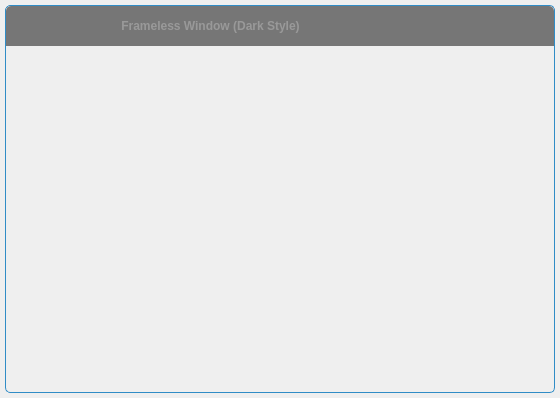
<?xml version="1.0" encoding="UTF-8"?>
<ui version="4.0">
 <class>FramelessWindow</class>
 <widget class="QWidget" name="FramelessWindow">
  <property name="geometry">
   <rect>
    <x>0</x>
    <y>0</y>
    <width>560</width>
    <height>398</height>
   </rect>
  </property>
  <property name="windowTitle">
   <string/>
  </property>
  <property name="autoFillBackground">
   <bool>false</bool>
  </property>
  <layout class="QVBoxLayout" name="verticalLayout_2">
   <property name="spacing">
    <number>0</number>
   </property>
   <property name="leftMargin">
    <number>5</number>
   </property>
   <property name="topMargin">
    <number>5</number>
   </property>
   <property name="rightMargin">
    <number>5</number>
   </property>
   <property name="bottomMargin">
    <number>5</number>
   </property>
   <item>
    <widget class="QWidget" name="windowFrame" native="true">
     <property name="autoFillBackground">
      <bool>false</bool>
     </property>
     <property name="styleSheet">
      <string notr="true">#windowFrame{border:1px solid palette(highlight); border-radius:5px 5px 5px 5px; background-color:palette(Window);}</string>
     </property>
     <layout class="QVBoxLayout" name="verticalLayout">
      <property name="spacing">
       <number>0</number>
      </property>
      <property name="leftMargin">
       <number>1</number>
      </property>
      <property name="topMargin">
       <number>1</number>
      </property>
      <property name="rightMargin">
       <number>1</number>
      </property>
      <property name="bottomMargin">
       <number>1</number>
      </property>
      <item>
       <widget class="WindowDragger" name="windowTitlebar" native="true">
        <property name="sizePolicy">
         <sizepolicy hsizetype="Preferred" vsizetype="Fixed">
          <horstretch>0</horstretch>
          <verstretch>0</verstretch>
         </sizepolicy>
        </property>
        <property name="minimumSize">
         <size>
          <width>0</width>
          <height>40</height>
         </size>
        </property>
        <property name="maximumSize">
         <size>
          <width>16777215</width>
          <height>40</height>
         </size>
        </property>
        <property name="autoFillBackground">
         <bool>false</bool>
        </property>
        <property name="styleSheet">
         <string notr="true">#windowTitlebar{border: 0px none palette(base); border-top-left-radius:5px; border-top-right-radius:5px; background-color:palette(shadow); height:30px;}</string>
        </property>
        <layout class="QHBoxLayout" name="horizontalLayout" stretch="0,0,1,0,0,0,0">
         <property name="spacing">
          <number>0</number>
         </property>
         <property name="leftMargin">
          <number>0</number>
         </property>
         <property name="topMargin">
          <number>0</number>
         </property>
         <property name="rightMargin">
          <number>0</number>
         </property>
         <property name="bottomMargin">
          <number>0</number>
         </property>
         <item>
          <widget class="QLabel" name="spacer">
           <property name="minimumSize">
            <size>
             <width>4</width>
             <height>0</height>
            </size>
           </property>
           <property name="maximumSize">
            <size>
             <width>4</width>
             <height>16777215</height>
            </size>
           </property>
          </widget>
         </item>
         <item>
          <widget class="QLabel" name="icon">
           <property name="minimumSize">
            <size>
             <width>16</width>
             <height>16</height>
            </size>
           </property>
           <property name="maximumSize">
            <size>
             <width>16</width>
             <height>16</height>
            </size>
           </property>
           <property name="contextMenuPolicy">
            <enum>Qt::NoContextMenu</enum>
           </property>
           <property name="styleSheet">
            <string notr="true">#icon {background-color:palette(shadow);}</string>
           </property>
          </widget>
         </item>
         <item>
          <widget class="QLabel" name="titleText">
           <property name="font">
            <font>
             <weight>75</weight>
             <bold>true</bold>
            </font>
           </property>
           <property name="styleSheet">
            <string notr="true">  padding-left:5px;
  color:rgb(153,153,153);</string>
           </property>
           <property name="text">
            <string>Frameless Window (Dark Style)</string>
           </property>
           <property name="alignment">
            <set>Qt::AlignCenter</set>
           </property>
          </widget>
         </item>
         <item>
          <widget class="QToolButton" name="minimizeButton">
           <property name="font">
            <font>
             <weight>75</weight>
             <bold>true</bold>
            </font>
           </property>
           <property name="styleSheet">
            <string notr="true">#minimizeButton{
  background-color:none;
  border:none;
  padding:4px;
  image:url(:/images/icon_window_minimize.png);
}
#minimizeButton:hover{
  background-color:palette(alternate-base);
}
#minimizeButton:pressed{
  background-color:palette(highlight);
}</string>
           </property>
           <property name="text">
            <string/>
           </property>
           <property name="iconSize">
            <size>
             <width>30</width>
             <height>30</height>
            </size>
           </property>
           <property name="autoRaise">
            <bool>false</bool>
           </property>
          </widget>
         </item>
         <item>
          <widget class="QToolButton" name="restoreButton">
           <property name="styleSheet">
            <string notr="true">#restoreButton{
  background-color:none;
  border:none;
  padding:4px;
  image:url(:/images/icon_window_restore.png);
}
#restoreButton:hover{
  background-color:palette(alternate-base);
}
#restoreButton:pressed{
  background-color:palette(highlight);
}</string>
           </property>
           <property name="text">
            <string/>
           </property>
           <property name="iconSize">
            <size>
             <width>30</width>
             <height>30</height>
            </size>
           </property>
           <property name="autoRaise">
            <bool>false</bool>
           </property>
          </widget>
         </item>
         <item>
          <widget class="QToolButton" name="maximizeButton">
           <property name="styleSheet">
            <string notr="true">#maximizeButton{
  background-color:none;
  border:none;
  padding:4px;
  image:url(:/images/icon_window_maximize.png);
}
#maximizeButton:hover{
  background-color:palette(alternate-base);
}
##maximizeButton:pressed{
  background-color:palette(highlight);
}</string>
           </property>
           <property name="text">
            <string/>
           </property>
           <property name="iconSize">
            <size>
             <width>30</width>
             <height>30</height>
            </size>
           </property>
           <property name="autoRaise">
            <bool>false</bool>
           </property>
          </widget>
         </item>
         <item>
          <widget class="QToolButton" name="closeButton">
           <property name="font">
            <font>
             <weight>75</weight>
             <bold>true</bold>
            </font>
           </property>
           <property name="styleSheet">
            <string notr="true">#closeButton{
  background-color:none;
  border:none;
  padding:4px;
  image:url(:/images/icon_window_close.png);
  border-top-right-radius: 5px;
}
#closeButton:hover{
  background-color:palette(alternate-base);
}
##closeButton:pressed{
  background-color:palette(highlight);
}</string>
           </property>
           <property name="iconSize">
            <size>
             <width>30</width>
             <height>30</height>
            </size>
           </property>
           <property name="autoRaise">
            <bool>false</bool>
           </property>
          </widget>
         </item>
        </layout>
       </widget>
      </item>
      <item>
       <widget class="QWidget" name="windowContent" native="true">
        <property name="autoFillBackground">
         <bool>false</bool>
        </property>
        <property name="styleSheet">
         <string notr="true">#windowContent{
  border: 0px none palette(base);
  border-radius:0px 0px 5px 5px;
}</string>
        </property>
        <layout class="QVBoxLayout" name="verticalLayout_3">
         <property name="spacing">
          <number>0</number>
         </property>
         <property name="leftMargin">
          <number>0</number>
         </property>
         <property name="topMargin">
          <number>0</number>
         </property>
         <property name="rightMargin">
          <number>0</number>
         </property>
         <property name="bottomMargin">
          <number>0</number>
         </property>
        </layout>
       </widget>
      </item>
     </layout>
    </widget>
   </item>
  </layout>
 </widget>
 <layoutdefault spacing="6" margin="11"/>
 <customwidgets>
  <customwidget>
   <class>WindowDragger</class>
   <extends>QWidget</extends>
   <header>windowdragger.h</header>
   <container>1</container>
  </customwidget>
 </customwidgets>
 <resources/>
 <connections/>
</ui>
